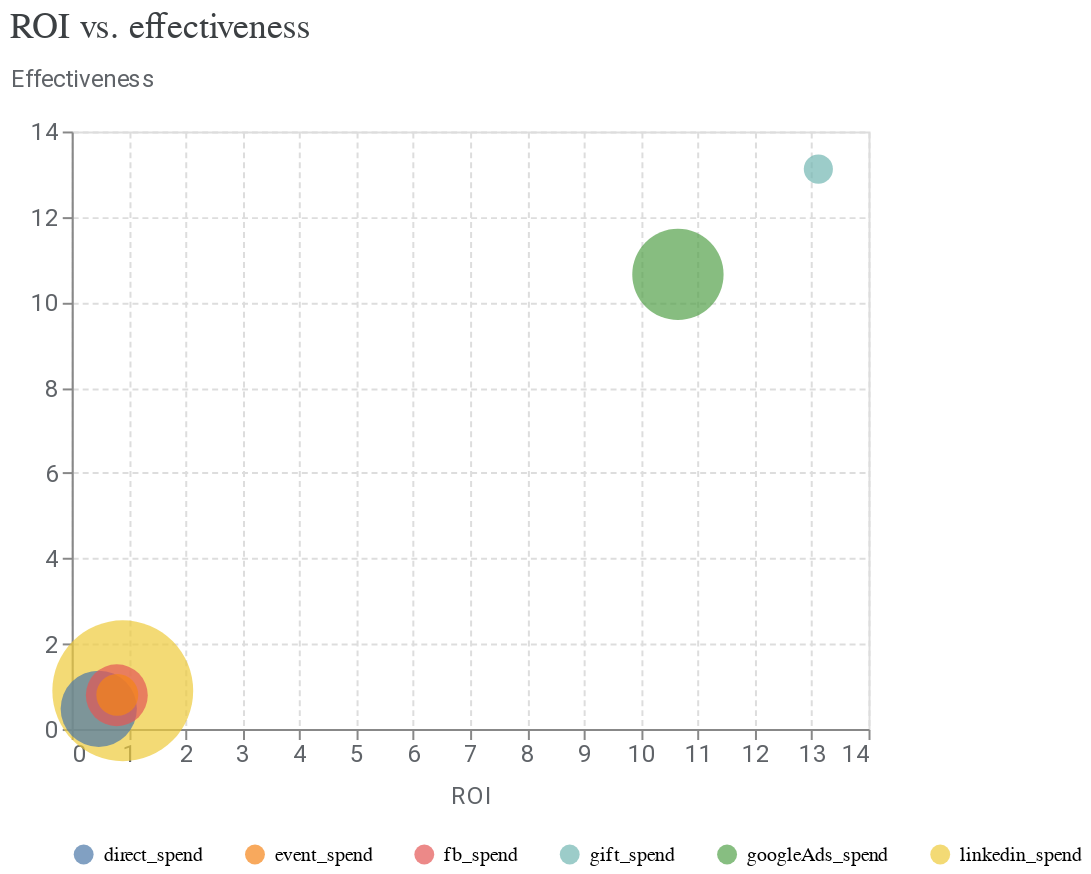

The notebook cell this image was saved under:
### Code cell
media_summary.plot_roi_vs_effectiveness()

### Figure 1 — Vega-Lite specification as saved in the notebook (floating-point values rounded to 4 significant figures)
{"config": {"view": {"continuousWidth": 300, "continuousHeight": 300}, "axis": {"gridDash": [3, 2], "labelColor": "#5F6368", "labelFont": "Roboto", "labelFontSize": 12, "titleColor": "#5F6368", "titleFont": "Roboto", "titleFontSize": 12, "titleFontWeight": "normal", "titlePadding": 10}}, "data": {"name": "data-e325fb2dfb2ed7e6692b8c15deba6272"}, "mark": {"type": "circle", "size": 80, "tooltip": true}, "encoding": {"color": {"field": "channel", "legend": {"columnPadding": 20, "columns": 7, "orient": "bottom", "rowPadding": 10, "title": null}, "type": "nominal"}, "size": {"field": "spend", "legend": null, "scale": {"range": [100, 5000]}, "type": "quantitative"}, "x": {"field": "roi", "scale": {}, "title": "ROI", "type": "quantitative"}, "y": {"axis": {"titleAlign": "left", "titleAngle": 0, "titleY": -20}, "field": "effectiveness", "scale": {}, "title": "Effectiveness", "type": "quantitative"}}, "title": {"text": "ROI vs. effectiveness", "anchor": "start", "color": "#3C4043", "font": "Google Sans Display", "fontSize": 18, "fontWeight": "normal", "offset": 10}, "width": 400, "$schema": "https://vega.github.io/schema/vega-lite/v5.20.1.json", "datasets": {"data-e325fb2dfb2ed7e6692b8c15deba6272": [{"channel": "linkedin_spend", "roi": 0.8971, "effectiveness": 0.8971, "spend": 3842000.0}, {"channel": "gift_spend", "roi": 13.12, "effectiveness": 13.12, "spend": 89410.0}, {"channel": "direct_spend", "roi": 0.4753, "effectiveness": 0.4753, "spend": 1070000.0}, {"channel": "fb_spend", "roi": 0.7923, "effectiveness": 0.7923, "spend": 679500.0}, {"channel": "googleAds_spend", "roi": 10.65, "effectiveness": 10.65, "spend": 1569000.0}, {"channel": "event_spend", "roi": 0.8008, "effectiveness": 0.8008, "spend": 268400.0}]}}
